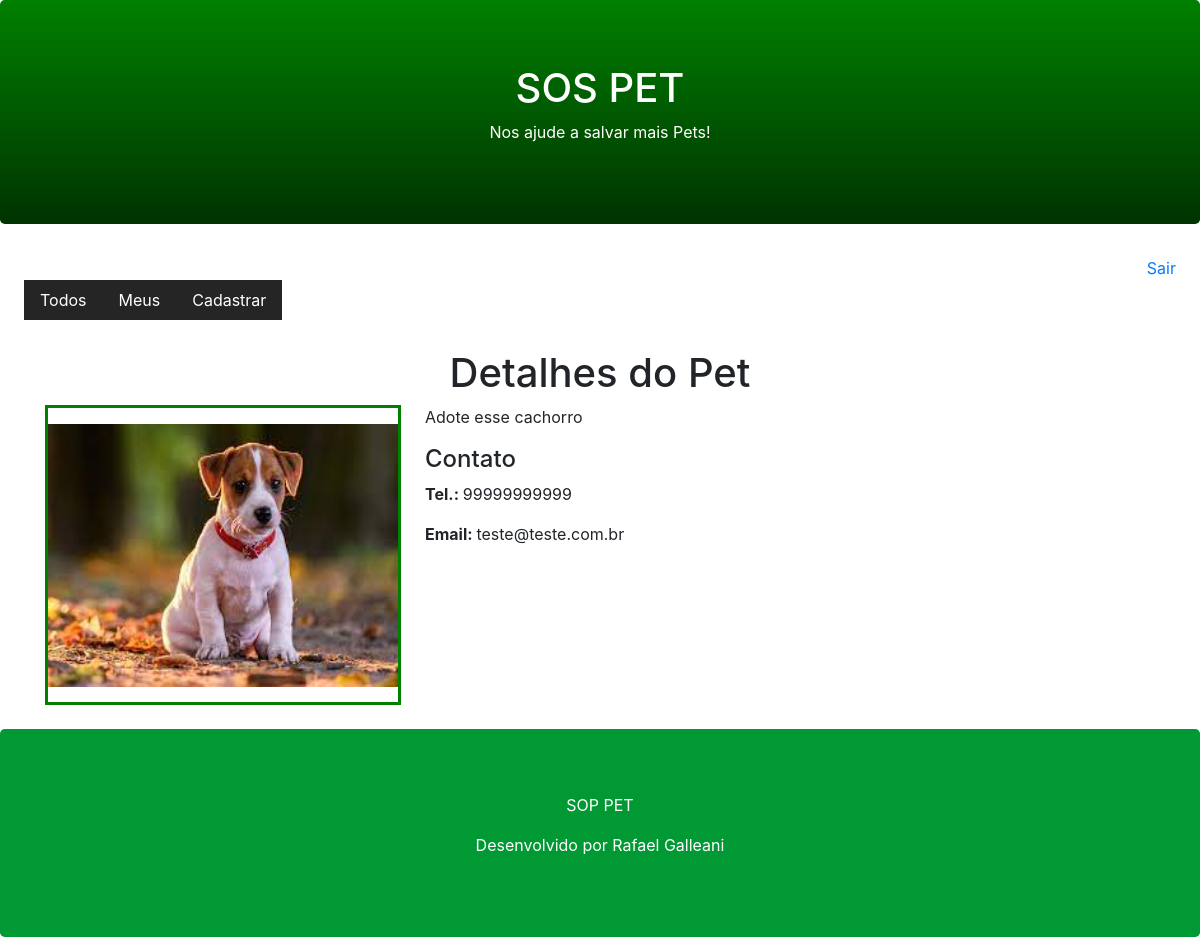
The app's page /pet/detail/4/ with its own data.
### core/models.py (models this page shows, shortened)
class Pet(models.Model):
    city = models.CharField(max_length=100)#campo e o tipo e a quantidade de caracter.
    description = models.TextField()# para inserção de textos longos mas ha outros
    phone = models.CharField(max_length=11)
    email = models.EmailField()
    begin_date = models.DateTimeField(auto_now_add=True)# vair criar o horario que foi inserido os dados na tabela e incrementado automatico pelo auto
    photo = models.ImageField('pet') # no banco fica o caminho da foto por isso esse imagefield
    active = models.BooleanField(default=True)#desafio para acertar o modo sempre que for criado vai estar ativo.
    user = models.ForeignKey(User, on_delete=models.CASCADE)# pois o django ja cria a tabela de user e vou importar para saber qual usuario criou o pet.
    class Meta:
        db_table = 'pet'

### core/views.py (the view)
# urls.py: path('pet/detail/<id>/', views.pet_detail), #o id vai ser passado como parametro por causa do sinal <> que a views intrepreta dessa forma.
def pet_detail(request, id):
    pet = Pet.objects.get(active=True, id=id)
    return render(request,'pet.html', {'pet':pet})

### templates/pet.html (shortened to what this page needs)
{% extends "model-page.html" %}
{% block content %}
<h1 class="text-center">Detalhes do Pet</h1>
<div class="container mp-4 mb-4">
    <div class="row">
        <div class="col-sm-4">
            <div style="border-color: green; border-style: solid; width: 356px; height: 300px;">
                <img src="{{pet.photo.url }}" width="350" height="263" style="margin-top: 16px;">
            </div>
        </div>
        <div class="col-sm-8">
            <p>{{pet.description}}</p>
            <h4>Contato</h4>
            <p><b>Tel.: </b>{{pet.phone}}</p>
            <p><b>Email: </b>{{pet.email}}</p>
        </div>
    </div>
</div>
{% endblock %}

### records on screen
Pet: photo (picture), description "Adote esse cachorro", phone "99999999999", email "teste@teste.com.br"
